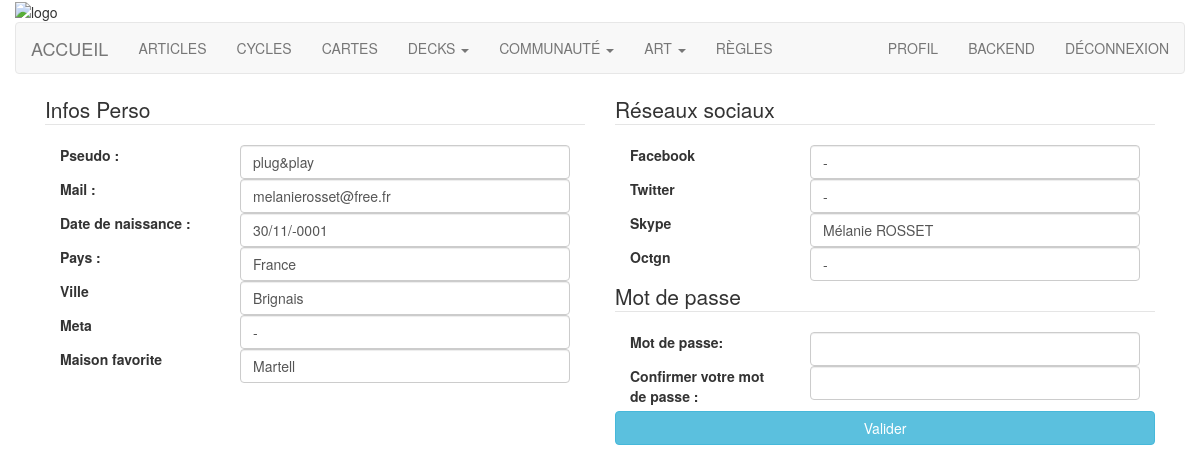
Page /php/frontend/formModifProfil.php (signed in) on the committed database.
### tables this page shows
CREATE TABLE IF NOT EXISTS `membre_membre` (
  `MembreID` int(11) NOT NULL AUTO_INCREMENT,
  `Pseudo` varchar(20) NOT NULL,
  `Mail` varchar(200) NOT NULL,
  `Password` varchar(40) NOT NULL,
  `DateNaissance` date NOT NULL,
  `Pays` varchar(255) NOT NULL,
  `Ville` varchar(255) NOT NULL,
  `Meta` varchar(255) NOT NULL,
  `MaisonFavorite` varchar(255) NOT NULL,
  `Facebook` varchar(255) NOT NULL,
  `Twitter` varchar(255) NOT NULL,
  `Skype` varchar(255) NOT NULL,
  `OCTGN` varchar(255) NOT NULL,
  `Token` varchar(100) NOT NULL,
  `Rang` int(11) NOT NULL,
  `Actif` int(1) NOT NULL,
  PRIMARY KEY (`MembreID`),
  UNIQUE KEY `Pseudo` (`Pseudo`),
  KEY `fk_groupe` (`Rang`)
);

### Lib/modifProfil.php (called while the page is built, shortened)
<?php
    $db = connectDB();
    $id=$_SESSION['Auth']['MembreID'];
	$sqlFormAutoRemplissage = "SELECT * FROM membre_membre WHERE Membreid = $id";
	$queryFormAutoRemplissages= $db->query($sqlFormAutoRemplissage);
	$arrayProfil = $queryFormAutoRemplissages->fetchAll();
	$pseudo = $arrayProfil[0]['Pseudo'];
	$mail = $arrayProfil[0]["Mail"];
	$birthday = $arrayProfil[0]['DateNaissance'];
	$birthday = date("d/m/Y",strtotime($birthday));
	$favoriteHouse = $arrayProfil[0]['MaisonFavorite'];
	$pays = $arrayProfil[0]['Pays'];
	$ville = $arrayProfil[0]['Ville'];
	$meta = $arrayProfil[0]['Meta'];
	$facebook = $arrayProfil[0]['Facebook'];
	$twitter = $arrayProfil[0]['Twitter'];
	$octgn = $arrayProfil[0]['OCTGN'];
	$skype = $arrayProfil[0]['Skype'];

### php/frontend/formModifProfil.php (the view, shortened to what this page needs)
<?php
    include("../../Layouts/menu.php");
    include("../../Lib/modifProfil.php");
?>
	<div class="container">
		<form method="post" action="">
			<div class="col-lg-6">
					<legend>Infos Perso</legend>
					<label class="control-label col-sm-4" for="nom" >Pseudo :</label>
					<div class="col-sm-8 mb1">
						<input id="nom" type="text" name="pseudo" class="form-control" value="<? echo $pseudo; ?>">
					</div>
					<label class="control-label col-sm-4" for="mail" >Mail : </label>
					<div class="col-sm-8 mb1">
						<input type="email" name="email" id="mail" class="form-control" value="<? echo $mail; ?>">
					</div>
					<label class="control-label col-sm-4" for="date">Date de naissance : </label>
					<div class="col-sm-8 mb1">
						<input id="date" type="text" name="naissance" class="form-control" value="<? echo $birthday;?>">
					</div>
					<label class="control-label col-sm-4" for="pays">Pays :</label>
					<div class="col-sm-8 mb1">
						<input id="pays" type="text" name="pays"class="form-control" value="<? echo $pays ;?>">
					</div>
					<label class="control-label col-sm-4" for="ville">Ville</label>
					<div class="col-sm-8 mb1">
						<input id="ville" type="text" name="ville" class="form-control" value="<? echo $ville;?>">
					</div>
					<label class="control-label col-sm-4" for="meta">Meta</label>
					<div class="col-sm-8 mb1">
						<input id="meta" type="text" name="meta" class="form-control" value="<? echo $meta;?>">
					</div>
					<label class="control-label col-sm-4" for="maisonFavorite">Maison favorite</label>
					<div class="col-sm-8 mb1">
						<input id="maisonFavorite" name="house" type="text" class="form-control" value="<? echo $favoriteHouse;?>">
					</div>
				</div>
				<div class="col-lg-6">
					<div class="mb1">
						<legend>Réseaux sociaux</legend>
						<label class="control-label col-sm-4" for="facebook">Facebook</label>
						<div class="col-sm-8 mb1">
							<input id="facebook" name="facebook"type="text" class="form-control" value="<? echo $facebook;?>">
						</div>
						<label class="control-label col-sm-4" for="twitter">Twitter</label>
						<div class="col-sm-8 mb1">
							<input id="twitter" name="twitter" type="text" class="form-control" value="<? echo $twitter;?>">
						</div>
						<label class="control-label col-sm-4" for="skype">Skype</label>
						<div class="col-sm-8 mb1">
							<input id="skype" name="skype" type="text" class="form-control" value="<? echo $skype;?>">
						</div>
						<label class="control-label col-sm-4" for="octgn">Octgn</label>
						<div class="col-sm-8 mb1">
							<input id="octgn" name="octgn" type="text" class="form-control" value="<? echo $octgn;?>">
						</div>
					</div>
					<div>
						<legend>Mot de passe</legend>
						<label class="control-label col-sm-4" for="mdp">Mot de passe: </label>
						<div class="col-sm-8 mb1">
							<input type="password" name="password" class="form-control"  id="mdp">
						</div>
						<label class="control-label col-sm-4" for="confirmMdp"> Confirmer votre mot de passe : </label>
						<div class="col-sm-8 mb1">
							<input type="password" class="form-control" name="passwordConfirm" id="confirmMdp">
						</div>
					</div>
					<input type="submit" name="validation" class="mt2 btn-block btn btn-info" value="Valider">
				</div>
		</form>
	</div>
</body>
</html>

### rows in the picture
membre_membre: pseudo "plug&play", email "melanierosset@free.fr", naissance "30/11/-0001", pays "France", ville "Brignais", meta "-", house "Martell", facebook "-", twitter "-", skype "Mélanie ROSSET", octgn "-"
